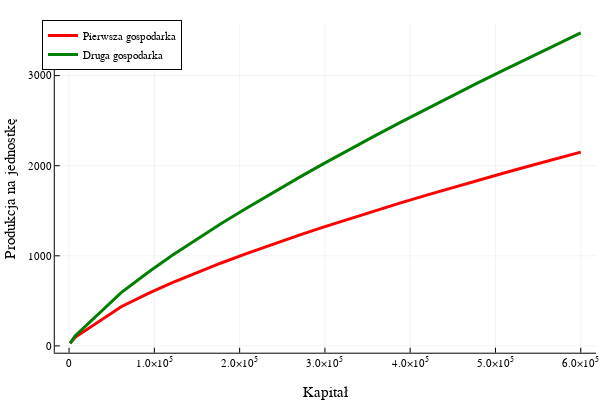

Notebook cell for this chart:
### Markdown cell above
### Udoskonalenie modelu
Przyjmijmy, że postęp techniczny ma charakter pracoefektywnościowy. Funkcja produkcji ma wtedy postać <br><br>
$Y=K^\alpha (AL)^{1-\alpha}$. <br><br>
Wyliczamy produkcję "per capita"<br><br>
$\cfrac{Y}{L}=\cfrac{K^\alpha (AL)^{1-\alpha}}{L}$

### Code cell
A = 3
K = 1200
L = 50
α = 0.7

plot(K -> A*(K/L)^α,K,500K,
    xlabel = "Kapitał",
    ylabel = "Produkcja na jednostkę",
    label = "Pierwsza gospodarka",
    color = :red,
    linewidth = 3,
    legend = :topleft)

plot!(K -> (K/L)^α*(A*((K*0.001)^(1/4))^(1-α)),K,500K,
    label = "Druga gospodarka",
    color = :green,
    linewidth = 3)

### Figure 1 — Plotly figure (JSON) as saved in the notebook; plotly's stock layout.template omitted (floating-point values rounded to 4 significant figures)
{"data": [{"colorbar": {"title": ""}, "legendgroup": "Pierwsza gospodarka", "line": {"color": "rgba(255, 0, 0, 1.000)", "dash": "solid", "shape": "linear", "width": 3}, "mode": "lines", "name": "Pierwsza gospodarka", "showlegend": true, "type": "scatter", "x": [1200, 7048.0, 61120.0, 93610.0, 121100.0, 150900.0, 178400.0, 207900.0, 242100.0, 272500.0, 299100.0, 328200.0, 357400.0, 389700.0, 420400.0, 452300.0, 479200.0, 512100.0, 542900.0, 592400.0, 600000], "xaxis": "x", "y": [27.75, 95.82, 434.7, 585.8, 701.5, 818.4, 920.2, 1024.0, 1139.0, 1238.0, 1321.0, 1410.0, 1496.0, 1590.0, 1676.0, 1765.0, 1838.0, 1925.0, 2005.0, 2131.0, 2151.0], "yaxis": "y", "zmax": null, "zmin": null}, {"colorbar": {"title": ""}, "legendgroup": "Druga gospodarka", "line": {"color": "rgba(0, 128, 0, 1.000)", "dash": "solid", "shape": "linear", "width": 3}, "mode": "lines", "name": "Druga gospodarka", "showlegend": true, "type": "scatter", "x": [1200, 7048.0, 61120.0, 93610.0, 121100.0, 150900.0, 178400.0, 207900.0, 242100.0, 272500.0, 299100.0, 328200.0, 357400.0, 389700.0, 420400.0, 452300.0, 479200.0, 512100.0, 542900.0, 592400.0, 600000], "xaxis": "x", "y": [28.13, 110.9, 591.7, 823.4, 1005.0, 1192.0, 1358.0, 1528.0, 1720.0, 1885.0, 2026.0, 2177.0, 2325.0, 2487.0, 2637.0, 2791.0, 2919.0, 3073.0, 3216.0, 3440.0, 3475.0], "yaxis": "y", "zmax": null, "zmin": null}], "layout": {"annotations": [], "height": 400, "legend": {"bgcolor": "rgba(255, 255, 255, 1.000)", "bordercolor": "rgba(0, 0, 0, 1.000)", "borderwidth": 1, "font": {"color": "rgba(0, 0, 0, 1.000)", "family": "sans-serif", "size": 11}, "title": {"font": {"color": "rgba(0, 0, 0, 1.000)", "family": "sans-serif", "size": 15}, "text": ""}, "tracegroupgap": 0, "traceorder": "normal", "x": 0.07, "xanchor": "left", "y": 1, "yanchor": "top"}, "margin": {"b": 20, "l": 0, "r": 0, "t": 20}, "paper_bgcolor": "rgba(255, 255, 255, 1.000)", "plot_bgcolor": "rgba(255, 255, 255, 1.000)", "showlegend": true, "width": 600, "xaxis": {"anchor": "y", "domain": [0.09128, 0.9934], "gridcolor": "rgba(0, 0, 0, 0.100)", "gridwidth": 0.5, "linecolor": "rgba(0, 0, 0, 1.000)", "mirror": false, "range": [-16764, 617964], "showgrid": true, "showline": true, "showticklabels": true, "tickangle": 0, "tickcolor": "rgb(0, 0, 0)", "tickfont": {"color": "rgba(0, 0, 0, 1.000)", "family": "sans-serif", "size": 11}, "tickmode": "array", "ticks": "inside", "ticktext": ["0", "1.0×10<sup>5</sup>", "2.0×10<sup>5</sup>", "3.0×10<sup>5</sup>", "4.0×10<sup>5</sup>", "5.0×10<sup>5</sup>", "6.0×10<sup>5</sup>"], "tickvals": [0, 100000, 200000, 300000, 400000, 500000, 600000], "title": "Kapitał", "titlefont": {"color": "rgba(0, 0, 0, 1.000)", "family": "sans-serif", "size": 15}, "type": "-", "visible": true, "zeroline": false, "zerolinecolor": "rgba(0, 0, 0, 1.000)"}, "yaxis": {"anchor": "x", "domain": [0.07581, 0.9902], "gridcolor": "rgba(0, 0, 0, 0.100)", "gridwidth": 0.5, "linecolor": "rgba(0, 0, 0, 1.000)", "mirror": false, "range": [-75.66, 3578.0], "showgrid": true, "showline": true, "showticklabels": true, "tickangle": 0, "tickcolor": "rgb(0, 0, 0)", "tickfont": {"color": "rgba(0, 0, 0, 1.000)", "family": "sans-serif", "size": 11}, "tickmode": "array", "ticks": "inside", "ticktext": ["0", "1000", "2000", "3000"], "tickvals": [0, 1000, 2000, 3000], "title": "Produkcja na jednostkę", "titlefont": {"color": "rgba(0, 0, 0, 1.000)", "family": "sans-serif", "size": 15}, "type": "-", "visible": true, "zeroline": false, "zerolinecolor": "rgba(0, 0, 0, 1.000)"}}}
